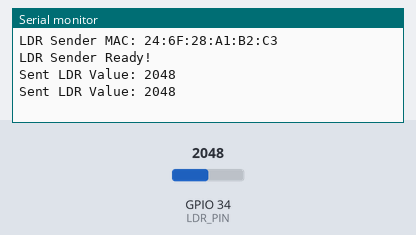
The sketch below on a simulated ESP32. On the bench: the last lines printed to the serial monitor. The inputs (shaded band) are chosen by the test bench; at power-on: GPIO 34 (LDR_PIN) = 2048. WiFi joins after 1.5 s; servers stay silent unless stated.

Above: at 2.3 s.
2.4 s: GPIO 34 (LDR_PIN) set to 2866
At 3.7 s:
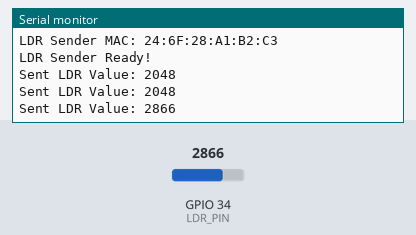
3.9 s: GPIO 34 (LDR_PIN) set to 3603
At 4.9 s:
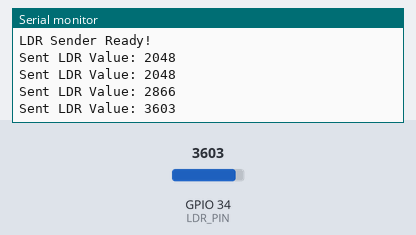
Timing chart, 0 to 6.9 s (numbered marks = the images above; inputs shaded):
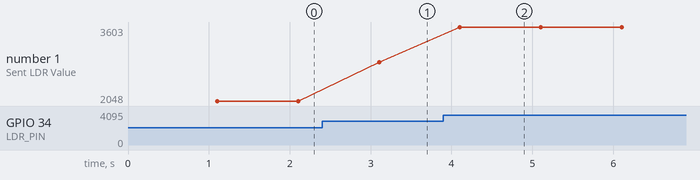

Measured:
- after the input at 2.4 s, the serial monitor: prints a new line after 0.70 s (image 1)
- after the input at 3.9 s, the serial monitor: prints a new line after 0.20 s (image 2)
- plotted number 1: 2048 → 2866 after the input at 2.4 s, 2866 → 3603 after the input at 3.9 s

The sketch:

ldr_sender.ino
```cpp
#include <esp_now.h>
#include <WiFi.h>

#define LDR_PIN 34  // Analog pin for LDR

// Receiver MAC
uint8_t receiverMAC[] = {0xE8, 0x6B, 0xEA, 0xD0, 0xDB, 0xF0};

void setup() {
  Serial.begin(115200);
  pinMode(LDR_PIN, INPUT);

  // WiFi setup
  WiFi.disconnect(true);
  delay(1000);
  WiFi.mode(WIFI_STA);
  Serial.print("LDR Sender MAC: ");
  Serial.println(WiFi.macAddress());

  // Set channel
  WiFi.begin("dummy", "dummy");
  delay(100);
  WiFi.disconnect();
  WiFi.setChannel(1);

  // ESP-NOW init
  if (esp_now_init() != ESP_OK) {
    Serial.println("ESP-NOW Init Failed");
    while (1);
  }

  // Register receiver as peer
  esp_now_peer_info_t peerInfo;
  memcpy(peerInfo.peer_addr, receiverMAC, 6);
  peerInfo.channel = 1;
  peerInfo.ifidx = WIFI_IF_STA;
  peerInfo.encrypt = false;

  if (esp_now_add_peer(&peerInfo) != ESP_OK) {
    Serial.println("Failed to Add Peer");
    while (1);
  }

  Serial.println("LDR Sender Ready!");
}

void loop() {
  int ldrValue = analogRead(LDR_PIN);
  esp_err_t result = esp_now_send(receiverMAC, (uint8_t *)&ldrValue, sizeof(ldrValue));

  if (result == ESP_OK) {
    Serial.print("Sent LDR Value: ");
    Serial.println(ldrValue);
  } else {
    Serial.println("Failed to Send");
  }

  delay(1000); // Send every 1 second
}
```
